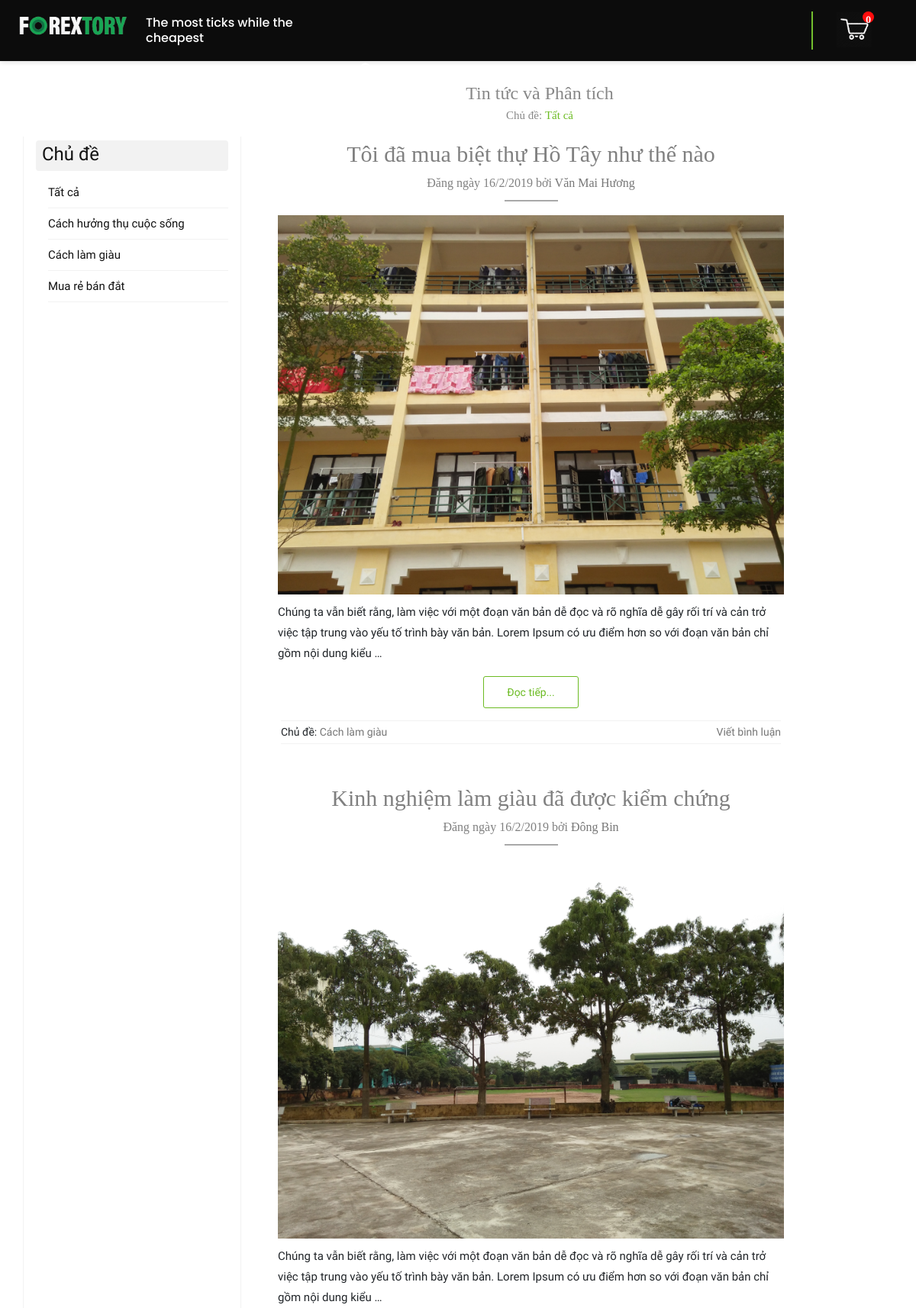
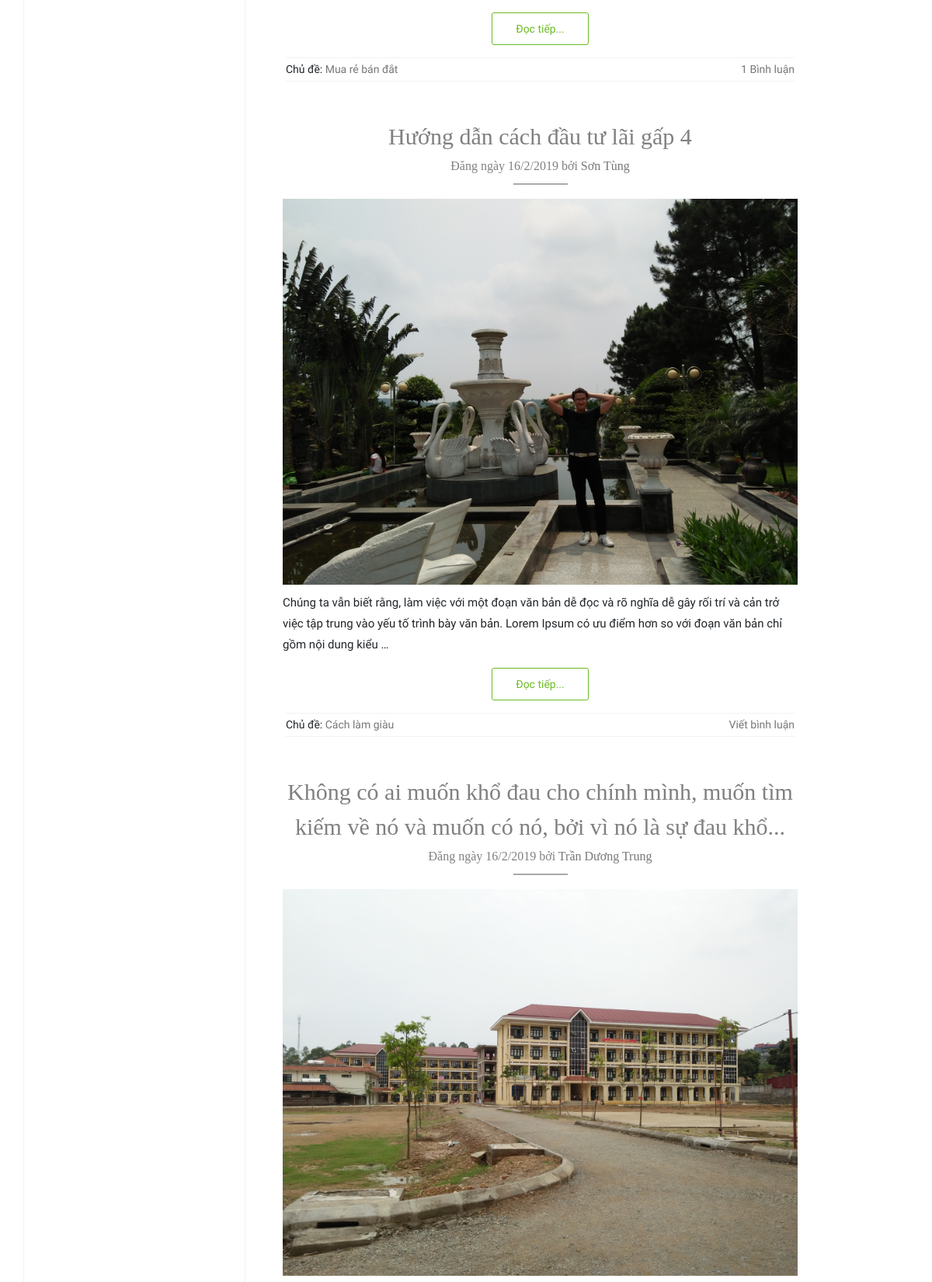
Screenshot of /blog/ (upper part) with the database file from the repository (2 pictures, top to bottom).
### blog/models.py (models this page shows, shortened)
class BlogCategory(models.Model):
	name = models.CharField(max_length=255, db_index=True, verbose_name="Tên")
	slug = models.SlugField(max_length=255, unique=True, db_index=True, verbose_name="URL", blank=True)
	description = models.TextField(blank=True, verbose_name="Mô tả")
	created_at = models.DateTimeField(auto_now_add=True, verbose_name="Tạo mới")
	updated_at = models.DateTimeField(auto_now=True, verbose_name="Cập nhật")
	def __str__(self):
		return self.name
	class Meta:
		ordering = ['-created_at']
		verbose_name = 'Danh mục blog'
		verbose_name_plural = 'Danh mục blog'
	def get_absolute_url(self):
		return reverse('blog:blog_list_by_category', args=[self.slug])

class BlogPost(models.Model):
	category = models.ForeignKey(BlogCategory, on_delete=models.CASCADE, verbose_name="Danh mục")
	name = models.CharField(max_length=255, db_index=True, verbose_name="Tiêu đề")
	slug = models.SlugField(max_length=255, db_index=True, unique=True, verbose_name="URL", blank=True)
	created_at = models.DateTimeField(auto_now_add=True, verbose_name="Tạo mới")
	updated_at = models.DateTimeField(auto_now=True, verbose_name="Cập nhật")
	author = models.CharField(max_length=100, blank=True, verbose_name="Tác giả")
	hashtag = models.CharField(max_length=500, blank=True)
	main_img = models.ImageField(upload_to=upload_image_path, blank=True, verbose_name="Ảnh blog")
	content = RichTextUploadingField(blank=True, verbose_name="Nội dung")
	objects = BlogPostManager()
	class Meta:
		ordering = ['-created_at']
		verbose_name = "Bài blog"
		verbose_name_plural = "Bài blog"
	def get_absolute_url(self):
		return reverse('blog:blog_detail', args=[self.slug])

class BlogComment(models.Model):
	blog_post = models.ForeignKey(BlogPost, on_delete=models.CASCADE, verbose_name="Bài blog")
	author = models.CharField(max_length=100, verbose_name="Tác giả")
	email = models.EmailField(blank=True)
	created_at = models.DateTimeField(auto_now_add=True, verbose_name="Tạo mới")
	updated_at = models.DateTimeField(auto_now=True, verbose_name="Cập nhật")
	content = models.TextField(verbose_name="Nội dung", max_length=2000)
	allow = models.BooleanField(default=True, blank=True, verbose_name="Cho phép")
	class Meta:
		ordering = ['-updated_at']
		verbose_name = "Bình luận"
		verbose_name_plural = "Bình luận"

### blog/views.py (the view)
# urls.py: re_path(r'^chu-de/(?P<category_slug>[-\w\d]+)/$', views.blog_list, name="blog_list_by_category"),
def blog_list(request, category_slug=None):
	category = None
	categories = BlogCategory.objects.all()
	blogs = BlogPost.objects.all()
	if category_slug:
		category = get_object_or_404(BlogCategory, slug=category_slug)
		blogs = BlogPost.objects.filter(category=category)
	paginator = Paginator(blogs, 15)
	current_page = request.GET.get('page')
	blogs = paginator.get_page(current_page)
	try:
		int_current_page = int(current_page)
	except TypeError:
		int_current_page = 1
	context = {
		'blogs': blogs,
		'category': category,
		'categories': categories,
		'paginator': paginator,
		'int_current_page': int_current_page,
	}
	return render(request, 'blog/blog_list.html', context)

### blog/context_processors.py (called while the page is built)
def nav_blog_context(request):
	return {
		'blog_categories': blog_categories,
	}

### blog/models.py (called while the page is built)
	def get_queryset(self):
		return MyBlogPostQuerySet(self.model, using=self._db)

### cart/cart.py (called while the page is built)
    def __len__(self):
        return sum(item['quantity'] for item in self.cart.values())

### cart/context_processors.py (called while the page is built)
def cart(request):
	return {'cart':Cart(request)}

### help/context_processors.py (called while the page is built)
def nav_help_context(request):
	return {
		'help_categories': help_categories
	}

### help/models.py (called while the page is built)
	def get_absolute_url(self):
		return reverse('help:help_list_by_category', args=[self.slug])

### blog/templates/blog/blog_list.html (shortened to what this page needs)
{% extends 'base/base.html' %}
{% block content %}
{% load static %}
		<div class="container">
			<div class="row">
				<div class="col-12 col-md-3">
				</div>
				<div class="d-none d-md-block col-8">
					<div class="pl-4 d-none d-md-block text-center">
						<h1 id="blog-list-heading" class="merry_whether_font pt-4" style="font-size: 24px; color: #888">Tin tức và Phân tích</h1>
						<h2 id="blog-category-heading" class="merry_whether_font pb-3" style="font-size: 15px; color: #888">Chủ đề: <p class="d-inline" style="color: #6cbb23">{% if category %} {{ category.name }} {% else %} Tất cả {% endif %}</p></h2>
					</div>
				</div>
			</div>
			<div class="row maven_font">
				<div class="px-3 d-none d-md-block col-3" id="blog-detail-nav">
				{% if categories %}
					<div>
						<h2 class="maven_font pb-1 px-2 mb-2 rounded">Chủ đề</h2>
						<ul>
							<li class="py-2 ml-3"><a class="related-post-list" href="{% url 'blog:blog_list' %}">Tất cả</a></li>
							{% for cate in categories %}
							<li class="py-2 ml-3"><a class="related-post-list" href="{{ cate.get_absolute_url }}">{{ cate.name }}</a></li>
							{% endfor %}
						</ul>
					</div>
				{% endif %}
				</div>
				<div class="px-4 px-md-5 col-12 col-md-8" id="blog-post">
					{% for blog in blogs %}
						{% autoescape off %}
						<section>
							<div class="pb-1" id="blog-title">
								<h1 class="merry_whether_font text-center"><a class="dark_color_text" href="{{ blog.get_absolute_url }}">{{ blog.name }}</a></h1>
							</div>
						</section>
						<section>
							<div class="" id="blog-date-author">
								<h3 class="merry_whether_font dark_color_text text-center">Đăng ngày {{ blog.created_at|date:"j/n/Y" }} bởi <a href="/search/?q={{ blog.author }}">{{ blog.author }}</a></h3>
							</div>
							<div class="d-block mx-auto mt-10" id="separate-title-and-content" style="height: 20px;"></div>
						</section>
						{% if blog.main_img %}
						<section>
							<div class="mb-10 text-center" id="blog-image">
								<a href="{{ blog.get_absolute_url }}"><img src="{{ blog.main_img.url }}"  alt="Ảnh bìa blog"></a>
							</div>
						</section>
						{% endif %}
						{% if blog.content %}
							<div class="blog-content-paragraph">
								<div class="blog-content-text">{{ blog.content|truncatewords:50 }}</div>
							</div>
						{% endif %}
						<div class="text-center my-2">
							<a id="continue-reading" href="{{ blog.get_absolute_url }}" class="genric-btn primary-border radius maven_font"><p class="p-0 m-0">Đọc tiếp...</p></a>
						</div>
						<div class="row py-1 mt-3 mb-4 mb-md-5 mx-1" id="category-comment-row">
							<div class="col-8 p-0 m-0">
								<p class="p-0 m-0">Chủ đề: <a href="{% url 'blog:blog_list_by_category' blog.category.slug %}">{{ blog.category }}</a></p>
							</div>
							{% if blog.blogcomment_set.all|length > 0 %}
							<div class="col-4 p-0 m-0 d-flex flex-row-reverse align-items-center">
								<p class="p-0 m-0"><a href="{{ blog.get_absolute_url }}#tra-loi">{{ blog.blogcomment_set.all|length }} Bình luận</a></p>
							</div>
							{% else %}
							<div class="col-4 p-0 m-0 d-flex flex-row-reverse align-items-center">
								<p class="p-0 m-0"><a href="{{ blog.get_absolute_url }}#binh-luan">Viết bình luận</a></p>
							</div>
							{% endif %}
						</div>
						{% endautoescape %}
					{% endfor %}
				</div>
			</div>
		</div>
{% endblock %}

### templates/base/base.html (shortened to what this page needs)
<!DOCTYPE html>
<html lang="en" class="no-js">
<head>
	{% load static %}
	<link rel="stylesheet" href="https://maxcdn.bootstrapcdn.com/bootstrap/4.0.0-beta/css/bootstrap.min.css">
	<link rel="stylesheet" href="https://cdn.linearicons.com/free/1.0.0/icon-font.min.css">
	<link rel="stylesheet" href="https://cdnjs.cloudflare.com/ajax/libs/font-awesome/4.7.0/css/font-awesome.min.css" />
	<link rel="stylesheet" href="{% static 'css/main.css' %}">
</head>
<body style="background-color: #fff;">
	<div>
		<header id="index_header_laptop_ipad" class="default-header fixed_navbar">
			<div class="container-fluid">
				<div class="header-wrap">
					<div class="header-top d-flex justify-content-between align-items-center">
						<div class="d-flex justify-content-start">
							<div class="logo">
								<a href="{% url 'main_index' %}"><img src="{% static 'img/fxtory-logo.png' %}" alt="fxtory logo"></a>
							</div>
							<div class="d-flex align-items-center">
								<h1 class="slogan">The most ticks while the cheapest</h1>
							</div>
						</div>
						<div class="d-flex justify-content-end align-items-center">
							<div id="nav_pipe" class="main-menubar d-flex align-items-center">
								<nav id="laptop_nav">
									<a id="trang_chu_drop" class="menubar_letters mx-2 mx-lg-3 mx-xl-4" href="{% url 'main_index' %}">Trang chủ</a>
									<a id="san_pham_drop" class="menubar_letters mx-2 mx-lg-3 mx-xl-4" href="{% url 'products:product_list' %}">Tick data 99%</a>
									<a id="blog_drop" class="menubar_letters mx-2 mx-lg-3 mx-xl-4" href="{% url 'blog:blog_list' %}">Blog</a>
									<a id="help_drop" class="menubar_letters mx-2 mx-lg-3 mx-xl-4" href="{% url 'help:help_list' %}">Trợ giúp</a>
									<a id="search_drop" class="menubar_letters mx-2 mx-lg-3 mx-xl-4" style="cursor: pointer;">
										<i class="fa fa-search" onclick="toggleSearch()" style="color: #fff;"></i>
									</a>
								</nav>
							</div>
							<a id="shopping_cart_margin" href="{% url 'cart:cart_detail' %}">
								<div class="shopping_cart_box">
									<div class="shopping_cart_img_box">
										<img src="{% static 'img/unee-shopping-cart-icon.png' %}" alt="Giỏ hàng">
									</div>
									<div class="shopping_cart_span_box">
										<div class="shopping_cart_span">
											{{ cart|length }}
										</div>
									</div>
								</div>
							</a>
						</div>
					</div>
				</div>
			</div>
		</header>
		{% block content %} {% endblock %}
	</div>
</body>
</html>

### rows the page displays
BlogCategory: name "Cách hưởng thụ cuộc sống"
BlogCategory: name "Cách làm giàu"
BlogCategory: name "Mua rẻ bán đắt"
BlogPost: name "Tôi đã mua biệt thự Hồ Tây như thế nào", created_at "16/2/2019", author "Văn Mai Hương", main_img (picture), content "Chúng ta vẫn biết rằng, làm việc với một đoạn văn bản dễ đọc và rõ nghĩa dễ gây rối trí và cản trở việc tập trung vào yếu tố trình bày văn bản. Lorem Ipsum có ưu điểm hơn so với đoạn văn bản chỉ gồm nội dung kiểu …", category "Cách làm giàu"
BlogPost: name "Kinh nghiệm làm giàu đã được kiểm chứng", created_at "16/2/2019", author "Đông Bin", main_img (picture), content "Chúng ta vẫn biết rằng, làm việc với một đoạn văn bản dễ đọc và rõ nghĩa dễ gây rối trí và cản trở việc tập trung vào yếu tố trình bày văn bản. Lorem Ipsum có ưu điểm hơn so với đoạn văn bản chỉ gồm nội dung kiểu …", category "Mua rẻ bán đắt", blogcomment_set.all|length "1"
BlogPost: name "Hướng dẫn cách đầu tư lãi gấp 4", created_at "16/2/2019", author "Sơn Tùng", main_img (picture), content "Chúng ta vẫn biết rằng, làm việc với một đoạn văn bản dễ đọc và rõ nghĩa dễ gây rối trí và cản trở việc tập trung vào yếu tố trình bày văn bản. Lorem Ipsum có ưu điểm hơn so với đoạn văn bản chỉ gồm nội dung kiểu …", category "Cách làm giàu"
BlogPost: name "Không có ai muốn khổ đau cho chính mình, muốn tìm kiếm về nó và muốn có nó, bởi vì nó là sự đau khổ...", created_at "16/2/2019", author "Trần Dương Trung", main_img (picture)

### other values shown
{{ cart|length }} "0"
